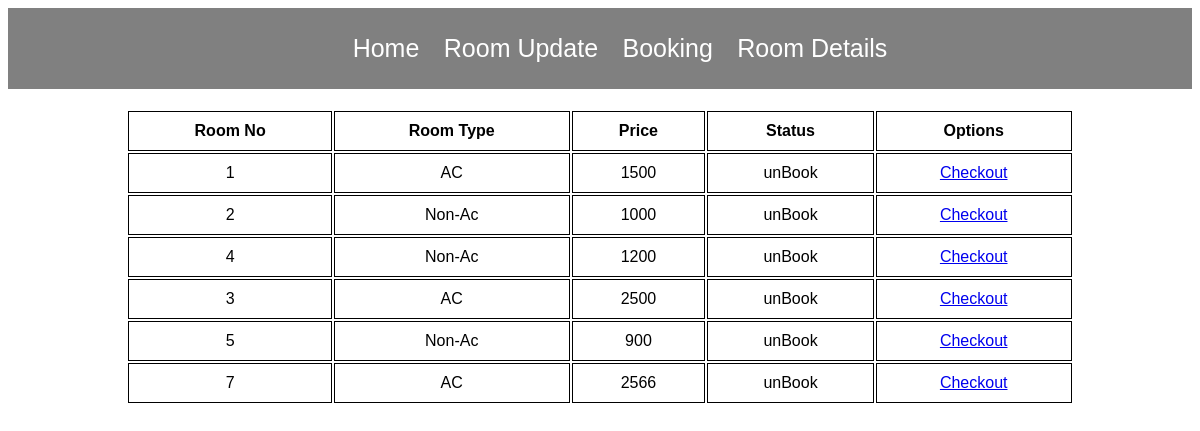
Screenshot of /Admin/rd.php with the database file from the repository.
### tables this page shows
CREATE TABLE `room` (
  `id` int(11) NOT NULL,
  `rno` varchar(30) DEFAULT NULL,
  `type` varchar(30) DEFAULT NULL,
  `price` int(11) DEFAULT NULL,
  `status` varchar(30) DEFAULT 'unBook'
);

### Admin/rd.php (the view, shortened to what this page needs)
<?php
include("conn.php");
?>
<!DOCTYPE html>
<html lang="en">
<head>
</head>
<body>
    <div class="adminc">
        <ul>
            <li><a href="../index.php">Home</a></li>
            <li><a href="room.php">Room Update</a></li>
            <li><a href="booking.php">Booking</a></li>
            <li><a href="rd.php">Room Details</a></li>
        </ul>
    </div>
    <table>
        <tr>
            <th>Room No</th>
            <th>Room Type</th>
            <th>Price</th>
            <th>Status</th>
            <th>Options</th>
        </tr>
        <?php
            $q1 = "select * from room";
            $run = mysqli_query($a, $q1);
            while ($row = mysqli_fetch_array($run)) {
                $rno = $row['rno'];
                $type = $row['type'];
                $price = $row['price'];
                $status = $row['status'];
        ?>
        <tr>
            <td><?php echo $rno?></td>
            <td><?php echo $type?></td>
            <td><?php echo $price?></td>
            <td><?php echo $status?></td>
            <td><a href="checkout.php?rno=<?php echo $rno;?>">Checkout</a></td>
        </tr>
        <?php
            }
        ?>
    </table>
</body>
</html>

### Admin/rd.php (style rules this page uses)
body { font-family: Arial, sans-serif; }
.adminc { display: flex; justify-content: center; padding: 10px; background-color: gray; }
.adminc li { display: inline-block; margin: 0 10px; }
.adminc li a { text-decoration: none; font-size: 25px; color: white; }
table { width: 80%; margin: 20px auto; }
th, td { border: 1px solid black; padding: 10px; text-align: center; }
th { background-color: white; }

### rows the page displays
room: rno "1", type "AC", price "1500", status "unBook"
room: rno "2", type "Non-Ac", price "1000", status "unBook"
room: rno "4", type "Non-Ac", price "1200", status "unBook"
room: rno "3", type "AC", price "2500", status "unBook"
room: rno "5", type "Non-Ac", price "900", status "unBook"
room: rno "7", type "AC", price "2566", status "unBook"
